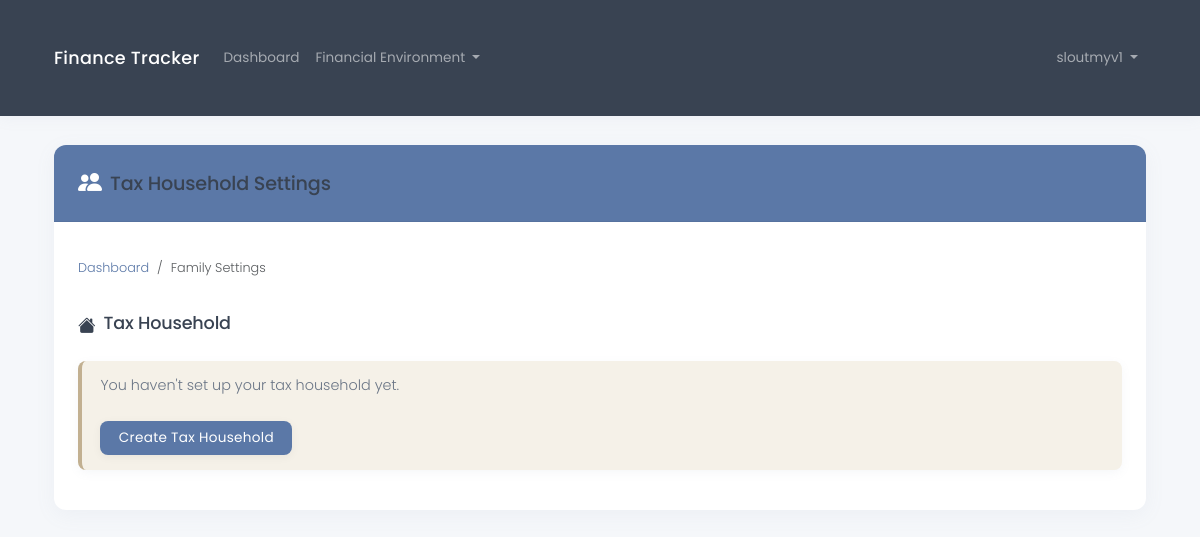
The page /en/financial/ (signed in) on the database as committed earlier.
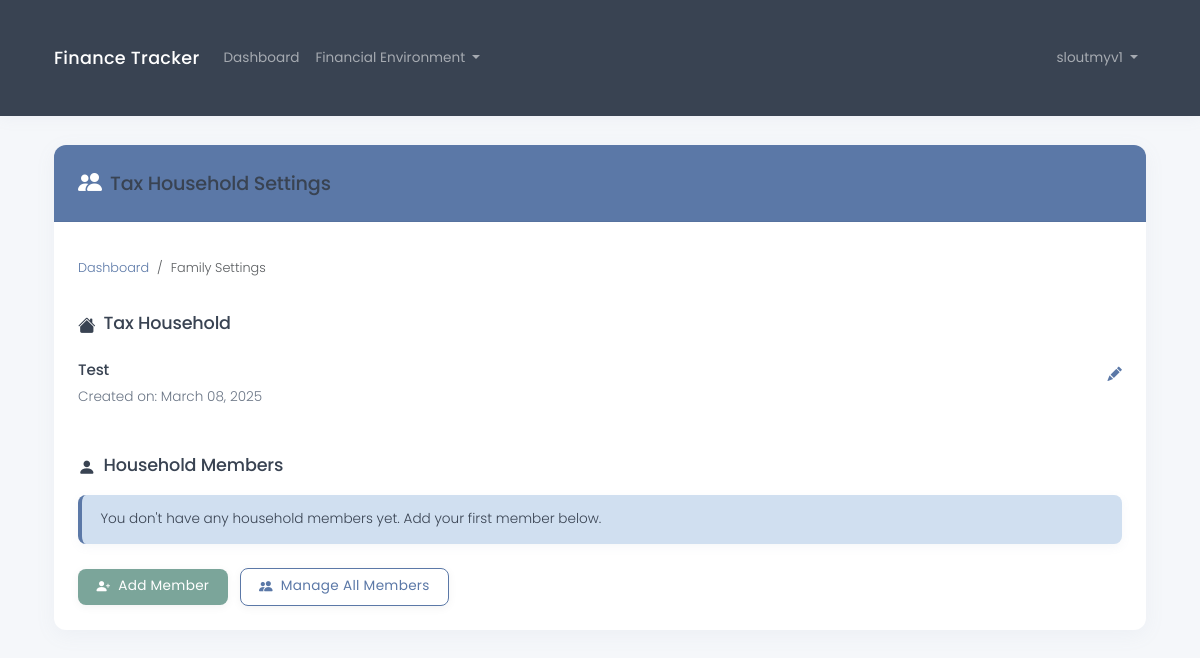
The same page on the database as committed later.
### core/models.py (models this page shows, shortened)
class TaxHousehold(models.Model):
    user = models.OneToOneField(User, on_delete=models.CASCADE, related_name='tax_household')
    name = models.CharField(max_length=100, help_text=_("Name of the tax household (e.g. 'Smith Family')"))
    created_at = models.DateTimeField(auto_now_add=True)
    updated_at = models.DateTimeField(auto_now=True)

### core/views.py (the view)
# urls.py: path('financial/', views.financial_settings, name='financial_settings'),
@login_required
def financial_settings(request):
    try:
        tax_household = request.user.tax_household
        household_members = tax_household.members.all()
    except TaxHousehold.DoesNotExist:
        tax_household = None
        household_members = []
    context = {
        'tax_household': tax_household,
        'household_members': household_members,
    }
    return render(request, 'financial/settings.html', context)

### core/context_processors.py (called while the page is built)
def language_context(request):
    language_code = getattr(request, 'LANGUAGE_CODE', settings.LANGUAGE_CODE)
    return {
        'LANGUAGE_CODE': language_code,
        'LANGUAGES': settings.LANGUAGES,
    }

### templates/financial/settings.html (shortened to what the changed rows need)
{% extends 'base.html' %}
{% load i18n_extras %}
{% block content %}
<div class="row">
    <div class="col-md-12">
        <div class="card">
            <div class="card-body">
                <nav aria-label="breadcrumb" class="mb-4">
                    <ol class="breadcrumb">
                    </ol>
                </nav>
                <h4 class="mb-4"><i class="bi bi-house-fill me-2"></i>{% translate_json "Tax Household" %}</h4>
                {% if tax_household %}
                    <div class="mb-4">
                        <div class="d-flex justify-content-between align-items-center">
                            <h5>{{ tax_household.name }}</h5>
                            <a href="{% url 'household_update' %}" class="text-primary" style="text-decoration: none;">
                                <i class="bi bi-pencil-fill"></i>
                            </a>
                        </div>
                        <p class="text-muted small">{% translate_json "Created on" %}: {{ tax_household.created_at|date:"F d, Y" }}</p>
                    </div>
                    <h4 class="mb-3 mt-5"><i class="bi bi-person-fill me-2"></i>{% translate_json "Household Members" %}</h4>
                    {% if household_members %}
                        <div class="table-responsive">
                            <table class="table table-striped">
                                <thead>
                                    <tr>
                                        <th>{% translate_json "Name" %}</th>
                                        <th>{% translate_json "Trigram" %}</th>
                                        <th>{% translate_json "Date of Birth" %}</th>
                                        <th>{% translate_json "Actions" %}</th>
                                    </tr>
                                </thead>
                                <tbody>
                                    {% for member in household_members %}
                                    <tr>
                                        <td>{{ member.first_name }} {{ member.last_name }}</td>
                                        <td>{{ member.trigram }}</td>
                                        <td>{{ member.date_of_birth|date:"F d, Y" }}</td>
                                        <td>
                                            <div>
                                                <a href="{% url 'member_update' member.pk %}" class="text-primary me-2" style="text-decoration: none;">
                                                    <i class="bi bi-pencil-fill"></i>
                                                </a>
                                                <a href="{% url 'member_delete' member.pk %}" class="text-danger" style="text-decoration: none;">
                                                    <i class="bi bi-trash-fill"></i>
                                                </a>
                                            </div>
                                        </td>
                                    </tr>
                                    {% endfor %}
                                </tbody>
                            </table>
                        </div>
                    {% else %}
                        <div class="alert alert-info">
                            {% translate_json "You don't have any household members yet. Add your first member below." %}
                        </div>
                    {% endif %}
                    <div class="mt-4">
                        <a href="{% url 'member_create' %}" class="btn btn-success">
                            <i class="bi bi-person-plus-fill me-1"></i> {% translate_json "Add Member" %}
                        </a>
                        <a href="{% url 'household_members' %}" class="btn btn-outline-primary ms-2">
                            <i class="bi bi-people-fill me-1"></i> {% translate_json "Manage All Members" %}
                        </a>
                    </div>
                {% else %}
                    <div class="alert alert-warning">
                        <p>{% translate_json "You haven't set up your tax household yet." %}</p>
                        <a href="{% url 'household_create' %}" class="btn btn-primary mt-2">{% translate_json "Create Tax Household" %}</a>
                    </div>
                {% endif %}
            </div>
        </div>
    </div>
</div>
{% endblock %}

Rows that differ between the two databases and show on the page:
added TaxHousehold: name "Test", created_at "March 08, 2025"
Other text that changed with them:
text no longer shown: "You haven't set up your tax household yet. Create Tax Household"
text now shown: "Created on : Household Members You don't have any household members yet. Add your first member below. Add Member Manage All Members"
